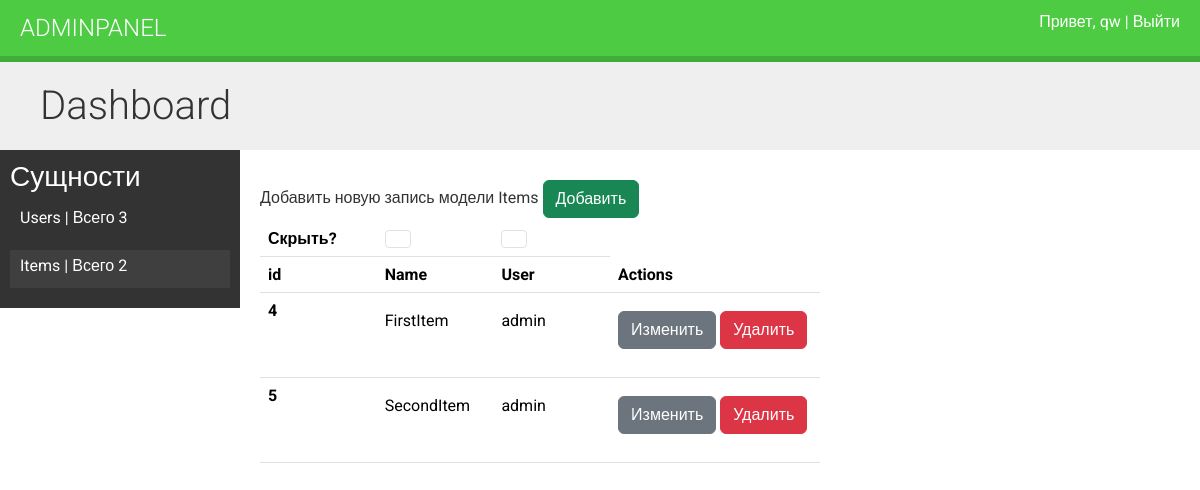
Screenshot of /items/ (signed in) with the database file from the repository.
### app/models.py (models this page shows, shortened)
class BaseModel(models.Model):
    created_at = models.DateTimeField(verbose_name='Время создания', auto_now_add=True)
    updated_at = models.DateTimeField(verbose_name='Время обновления', auto_now=True)
    class Meta:
        abstract = True

class CustomUser(AbstractUser, BaseModel):
    username = models.CharField(verbose_name='Логин', max_length=128, blank=False, null=False, unique=True)
    password = models.CharField(verbose_name="Пароль", max_length=128)
    last_login = ...
    first_name = ...
    last_name = ...
    date_joined = ...
    USERNAME_FIELD = "username"
    class Meta:
        db_table = 'users'

class Item(BaseModel):
    name = models.CharField(max_length=255, null=False, blank=False, verbose_name='Название')
    user = models.ForeignKey(CustomUser, on_delete=models.CASCADE, related_name='items', verbose_name='Пользователь', blank=True)

### app/item_views.py (the view)
# urls.py: path('items/', item_views.dashboard_items, name='items'),
@login_required
def dashboard_items(request):
    users, items = query_or_get_objects_from_cache()
    context = {
        'users': users,
        'items': items,
        'select': 'items'
    }
    return render(request, 'items.html', context=context)

### app/utils.py (called while the page is built)
def query_or_get_objects_from_cache() -> list[QuerySet]:
    users = cache.get('users')
    if not users:
        users = CustomUser.objects.all()
        cache.set('users', users)
    items = cache.get('items')
    if not items:
        items = Item.objects.all()
        cache.set('items', items)
    return [users, items]

### app/templates/items.html (shortened to what this page needs)
{% extends "dashboard.html" %}
{% block mainblock %}
<div class="module">
    Добавить новую запись модели Items
    <a href="{% url "app:create_item" %}" class="btn btn-success">Добавить</a>
    <table class="table">
        <thead>
            <tr>
              <th scope="col">Скрыть?</th>
              <th scope="col"><input class="form-check-input" onclick="toggleColumn('col1')" type="checkbox" value="" id="flexCheckDefault"></button></th>
              <th scope="col"><input class="form-check-input" onclick="toggleColumn('col2')" type="checkbox" value="" id="flexCheckDefault"></button></th>
            </tr>
          </thead>
        <thead>
          <tr>
            <th scope="col">id</th>
            <th scope="col" >Name</th>
            <th scope="col" >User</th>
            <th scope="col">Actions</th>
          </tr>
        </thead>
        <tbody>
            {% for item in items %}
            <tr>
                <th scope="row" class='fit'>{{item.id}}</th>
                <td class='fit'><p class='col1 fit' >{{item.name}}</p></td>
                <td class='fit'><p class='col2 fit' >
                    {% if item.user %}
                        {{item.user.username}}
                    {% else %}
                        Нет значений
                    {% endif %}
                </p>
                </td>
                <td class='fit'>
                    <p>
                        <a href="{% url "app:edit_item" item.id%}" class="btn btn-secondary">Изменить</a>
                        <a href="{% url "app:delete_item" item.id %}" class="btn btn-danger">Удалить</a>
                    </p>
                </td>
            </tr>
            {% endfor %}
</div>
{% endblock mainblock %}

### app/templates/base.html (shortened to what this page needs)
{% load bootstrap5 %}
{% bootstrap_css %}
{% load static %}
<!DOCTYPE html>
<html>
<head>
<link href="{% static "css/base.css" %}" rel="stylesheet">
</head>
<body>
    <div id="header">
        <a href="/" class="logo">AdminPanel</a>
        <ul class="menu">
        {% if request.user.is_authenticated %}
        <li><a href="{% url "app:logout" %}">Привет, {{request.user.username}} | Выйти</a></li>
        {% else %}
            <li><a href="{% url "app:login" %}">Войти</a></li>
        {% endif %}
        </ul>
    </div>
    <div id="content">
        {% block content %}
        {% endblock %}
        {% block mainblock %}{% endblock mainblock %}
    </div>
</body>
</html>

### app/static/css/base.css (style rules this page uses)
body { margin:0; font-family:'Roboto', sans-serif; font-weight:400; color:#333; }
a { color:#3fad37; text-decoration:none; }
ul { float:left; }
.module { padding:10px 20px; float:left; width:600px; }
.module p { margin:10px 0 20px; width:100%; float:left; }
#header { background:#4dcc43; overflow:auto; padding:10px 20px; border-bottom:6px solid #3fad37; }
#header .logo { text-decoration:none; font-family:'Roboto', sans-serif; font-weight:300; text-transform:uppercase; font-size:24px; color:#fff; float:left; }
#header a { color:#fff; }
#header .menu { list-style:none; float:right; margin:0; padding:0; }
input, select, textarea { border:1px solid #ccc; border-bottom:3px solid #ccc; padding:8px 12px; font-size:16px; font-family:'Roboto', sans-serif; float:left; clear:both; width:300px; }

### app/templates/items.html (style rules this page uses)
td.fit, th.fit { width: 20%; white-space: nowrap; }

### rows the page displays
CustomUser: user.username "qw"
Item: id "4", name "FirstItem", user.username "admin"
Item: id "5", name "SecondItem", user.username "admin"

### other values shown
{{ users.count }} "3"
{{ items.count }} "2"
